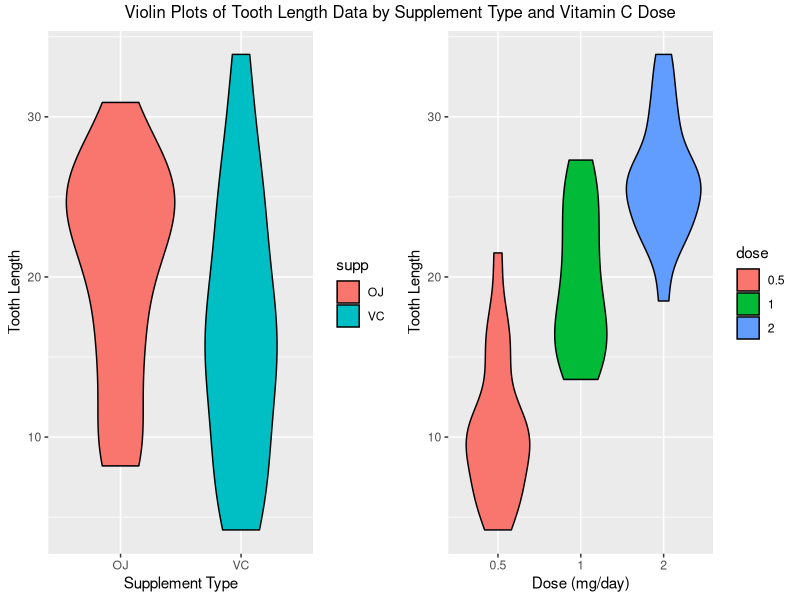
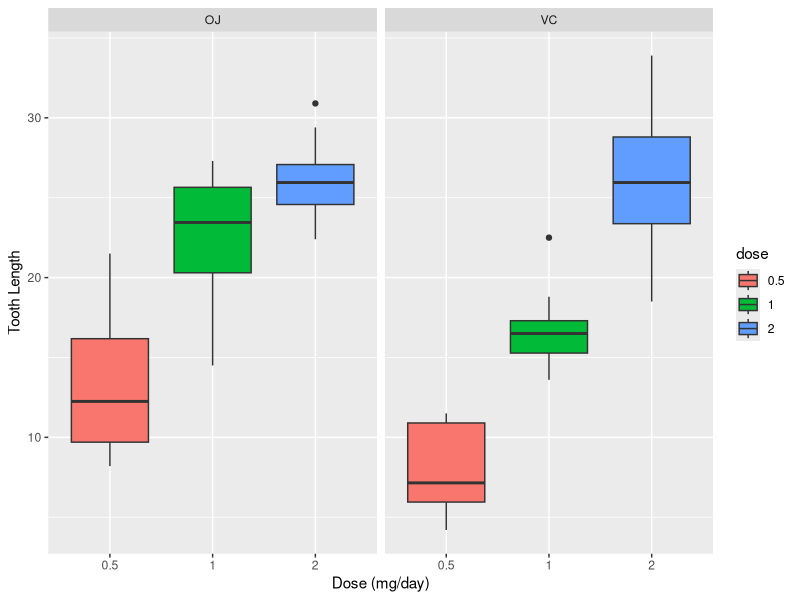
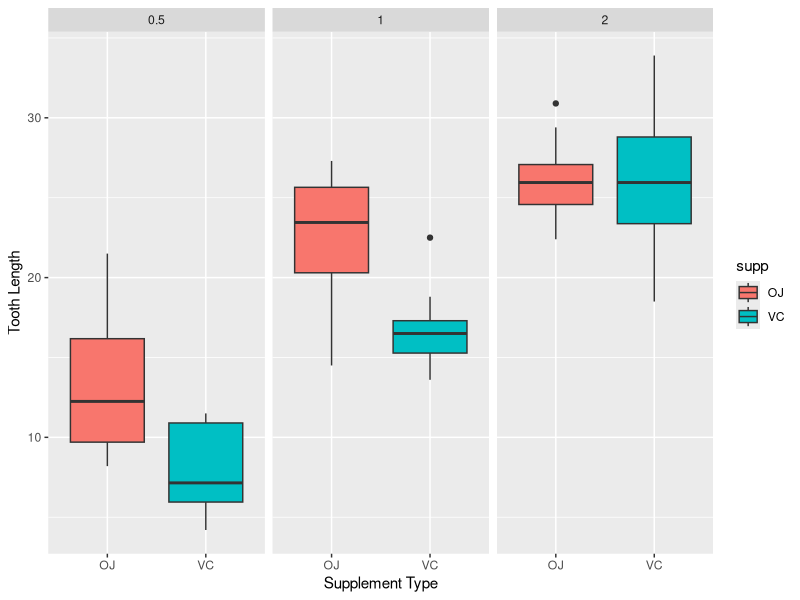

Write the R code that produced these figures, in order.
## ---- chunk 1
library(datasets)
library(ggplot2)
library(gridExtra)
## ---- chunk 2
data(ToothGrowth)
ToothGrowth$dose <- as.factor(ToothGrowth$dose)
str(ToothGrowth)
## ---- chunk 3
summary(ToothGrowth)
## ---- chunk 4
table(ToothGrowth$supp, ToothGrowth$dose)
## ---- chunk 5
var(ToothGrowth$len[ToothGrowth$supp == 'OJ'])
var(ToothGrowth$len[ToothGrowth$supp == 'VC'])
## ---- chunk 6
var(ToothGrowth$len[ToothGrowth$dose == 0.5])
var(ToothGrowth$len[ToothGrowth$dose == 1])
var(ToothGrowth$len[ToothGrowth$dose == 2])
## ---- chunk 7
supp.plot <- ggplot(ToothGrowth, aes(x = supp, y = len, fill = supp)) + geom_violin(col = "black") + labs(x = "Supplement Type", y = "Tooth Length")

dose.plot <- ggplot(ToothGrowth, aes(x = dose, y = len, fill = dose)) + geom_violin(col = "black") + labs(x = "Dose (mg/day)", y= "Tooth Length")

grid.arrange(supp.plot, dose.plot, ncol = 2, top = "Violin Plots of Tooth Length Data by Supplement Type and Vitamin C Dose")
## ---- chunk 8
dose.box.plot <- ggplot(ToothGrowth, aes(x = dose, y = len)) + facet_grid(.~supp) + geom_boxplot(aes(fill = dose)) + labs(x = "Dose (mg/day)", y = "Tooth Length")
dose.box.plot
## ---- chunk 9
supp.box.plot <- ggplot(ToothGrowth, aes(x = supp, y = len)) + facet_grid(.~dose) + geom_boxplot(aes(fill = supp)) + labs(x = "Supplement Type", y = "Tooth Length")
supp.box.plot
## ---- chunk 10
OJ = ToothGrowth$len[ToothGrowth$supp == 'OJ']
VC = ToothGrowth$len[ToothGrowth$supp == 'VC']

t.test(OJ, VC)
## ---- chunk 11
half = ToothGrowth$len[ToothGrowth$dose == 0.5]
one = ToothGrowth$len[ToothGrowth$dose == 1]
two = ToothGrowth$len[ToothGrowth$dose == 2]
## ---- chunk 12
t.test(half, one)
## ---- chunk 13
t.test(half, two)
## ---- chunk 14
t.test(one, two)
## ---- chunk 15
test.results.1 = data.frame(comparisons = character(), pvalues = numeric(), interval.start = numeric(), interval.end = numeric())

t <- t.test(len ~ supp, data = subset(ToothGrowth, dose == 0.5))
test.results.1 <- rbind(test.results.1, data.frame(comparisons = "0.5 mg with OJ vs 0.5 mg with VC", pvalues = t$p.value, interval.start = t$conf.int[1], interval.end = t$conf.int[2]))

t <- t.test(len ~ supp, data = subset(ToothGrowth, dose == 1))
test.results.1 <- rbind(test.results.1, data.frame(comparisons = "1 mg with OJ vs 1 mg with VC", pvalues = t$p.value, interval.start = t$conf.int[1], interval.end = t$conf.int[2]))

t <- t.test(len ~ supp, data = subset(ToothGrowth, dose == 2))
test.results.1 <- rbind(test.results.1, data.frame(comparisons = "2 mg with OJ vs 2 mg with VC", pvalues = t$p.value, interval.start = t$conf.int[1], interval.end = t$conf.int[2]))

test.results.1
## ---- chunk 16
test.results.2 = data.frame(comparisons = character(), pvalues = numeric(), interval.start = numeric(), interval.end = numeric())

t <- t.test(len ~ dose, data = subset(ToothGrowth, supp == "OJ" & dose != 2))
test.results.2 <- rbind(test.results.2, data.frame(comparisons = "0.5 mg with OJ vs 1 mg with OJ", pvalues = t$p.value, interval.start = t$conf.int[1], interval.end = t$conf.int[2]))

t <- t.test(len ~ dose, data = subset(ToothGrowth, supp == "OJ" & dose != 1))
test.results.2 <- rbind(test.results.2, data.frame(comparisons = "0.5 mg with OJ vs 2 mg with OJ", pvalues = t$p.value, interval.start = t$conf.int[1], interval.end = t$conf.int[2]))

t <- t.test(len ~ dose, data = subset(ToothGrowth, supp == "OJ" & dose != 0.5))
test.results.2 <- rbind(test.results.2, data.frame(comparisons = "1 mg with OJ vs 2 mg with OJ", pvalues = t$p.value, interval.start = t$conf.int[1], interval.end = t$conf.int[2]))

t <- t.test(len ~ dose, data = subset(ToothGrowth, supp == "VC" & dose != 2))
test.results.2 <- rbind(test.results.2, data.frame(comparisons = "0.5 mg with VC vs 1 mg with VC", pvalues = t$p.value, interval.start = t$conf.int[1], interval.end = t$conf.int[2]))

t <- t.test(len ~ dose, data = subset(ToothGrowth, supp == "VC" & dose != 1))
test.results.2 <- rbind(test.results.2, data.frame(comparisons = "0.5 mg with VC vs 2 mg with VC", pvalues = t$p.value, interval.start = t$conf.int[1], interval.end = t$conf.int[2]))

t <- t.test(len ~ dose, data = subset(ToothGrowth, supp == "VC" & dose != 0.5))
test.results.2 <- rbind(test.results.2, data.frame(comparisons = "1 mg with VC vs 2 mg with VC", pvalues = t$p.value, interval.start = t$conf.int[1], interval.end = t$conf.int[2]))

test.results.2
